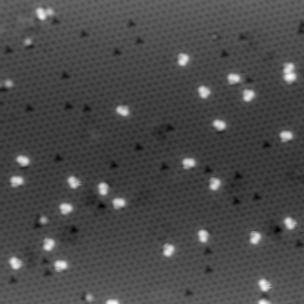
#> input picture data/user_data/myModel/images/L240428_145247_region10001_Z.jpg, 304 x 304 px; its folder holds only this picture in this run
$ python -i quality.py   (imports and definitions only)
#> lines starting #> are read from the running program, lines starting #| are printed output that depends on the picture
### scanbound/src/scanbound/surface/lattice.py
"""
Surface lattices: find the atoms (or repeating motifs), fit a lattice to them, index every site.

    sites = detect_sites(image)                          # local maxima, sub-pixel, with a score
    fit = fit_lattice(sites, image)                      # robust fit: origin, a1, a2 + covariance
    fit.measurements()["a1"].explain()                   # |a1| = 0.2771 ± 0.0058 nm ...
    fit.indices                                          # (m, n) of every site, -1 when not indexed
    fit.to_fractional(xy)                                # pixel -> (u, v) lattice coordinates
    fit.predicted(image.shape)                           # where the lattice puts sites in the image
    bravais_candidates(fit)                              # oblique / rectangular / square / hexagonal ...

Coordinates
-----------
Inputs and outputs are *pixel* coordinates (x right, y down, the annotations' convention).
Everything is fitted in *physical* coordinates ``(x * dx, y * dy)`` so non-square pixels give the
right lattice.  Angles follow the rest of ScanBound: degrees counter-clockwise from the image x axis
as seen on screen.

Robustness
----------
Indices are assigned by growing outward from one site through its neighbours, one lattice step at
a time, so slow drift or a curved scan does not break the indexing the way a global rounding would.
Sites that cannot be reached by a consistent step, or that land on an index already taken by a
closer site, are kept as *extra* (candidate adatoms, noise, a different domain); they do not enter
the fit.  The fit itself is an iteratively reweighted least-squares fit (Huber weights), so a few
badly placed sites cannot pull the lattice.

What the uncertainty covers: the scatter of the sites around the fitted lattice (statistical) and
the pixel-size calibration.  It does *not* cover thermal drift, piezo creep or non-linearity, which
distort the whole image the same way the lattice is distorted: compare up/down or forward/backward
scans, or calibrate against a known lattice (:func:`calibrate_from_lattice`), before reading small
differences from a reference value as physics.
"""

from __future__ import annotations

import math
from collections import deque
from dataclasses import dataclass, field
from typing import Any, Optional, Sequence

import numpy as np
from scipy import ndimage
from scipy.spatial import cKDTree

from ..measurements.measurement import Measurement, combine
#> further down, picture is the input picture: shape (304, 304); min 0, max 255, mean 73.4
from ..model.units import format_value

Scale = tuple[float, float]

EXTRA, LATTICE = 0, 1                    # site status codes


# ======================================================================== helpers
# [10 lines left out: function image_scale, not called in this run]


def _data(image: Any) -> np.ndarray:
    return np.asarray(getattr(image, "data", image), dtype=float)


def _filled(a: np.ndarray) -> np.ndarray:
    bad = ~np.isfinite(a)
#> bad: shape (304, 304) bool; every value is 0
    if not bad.any():
        return a.astype(float, copy=True)
    if bad.all():
        return np.zeros_like(a, dtype=float)
    _, (iy, ix) = ndimage.distance_transform_edt(bad, return_indices=True)
    return a[iy, ix].astype(float)


def _plane_removed(a: np.ndarray) -> np.ndarray:
    rows, cols = a.shape
#> rows = 304; cols = 304
    yy, xx = np.mgrid[0:rows, 0:cols]
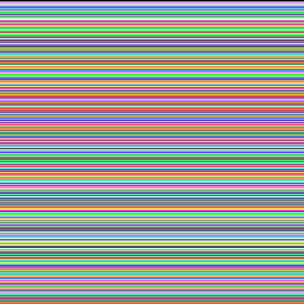
#> yy: shape (304, 304) int64; 304 distinct labels, from 0 to 303; one colour per label, 0 black
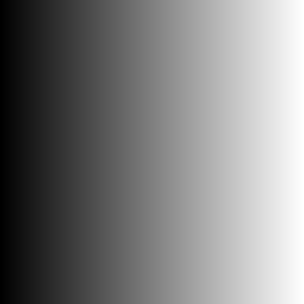
#> xx: shape (304, 304) int64; min 0, max 303, mean 151.5; drawn with min black and max white
    X = np.column_stack([np.ones(a.size), xx.ravel(), yy.ravel()])
    coef, *_ = np.linalg.lstsq(X, a.ravel(), rcond=None)
#> coef = [73.43, 7e-06, 1.61e-05]
    return a - (X @ coef).reshape(a.shape)
#> (the rest of the program and of its run is left out)
